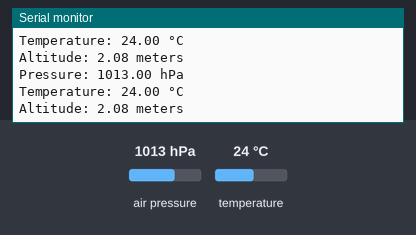
Bench run of a sketch on a simulated Arduino Uno, built with avr-gcc and run on an emulated ATmega328P. On the bench: the last lines printed to the serial monitor. The test bench sets the inputs (shaded band); at power-on: air pressure 1013 hPa, temperature 24 °C.

Above: at 2.8 s.
2.9 s: air pressure set to 952 hPa
At 5.3 s:
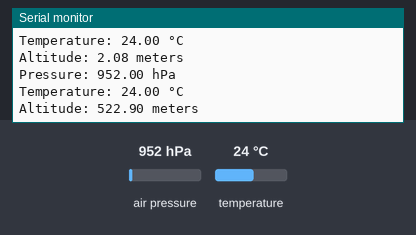
5.6 s: temperature set to 12 °C
At 6.9 s:
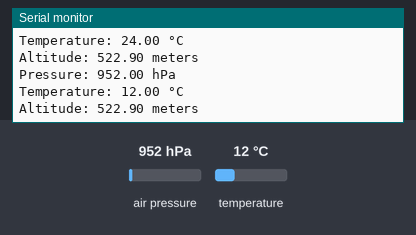
8.3 s: air pressure set to 975 hPa
At 10.8 s:
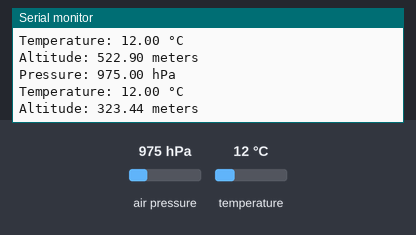
Timing chart, 0 to 12.3 s (numbered marks = the images above; inputs shaded):
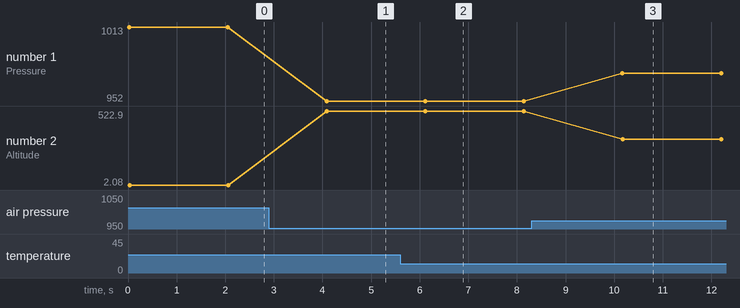

Measured:
- after the input at 2.9 s, the serial monitor: prints a new line after 1.2 s (image 1)
- after the input at 5.6 s, the serial monitor: prints a new line after 0.51 s (image 2)
- after the input at 8.3 s, the serial monitor: prints a new line after 1.9 s (image 3)
- plotted number 1: 1013 → 952 after the input at 2.9 s, 952 → 975 after the input at 8.3 s
- plotted number 2: 2.08 → 522.9 after the input at 2.9 s, 522.9 → 323.44 after the input at 8.3 s

The sketch:

JY-68_BMP180_Functional.ino
```cpp
#include <Wire.h>
#include <Adafruit_Sensor.h>
#include <Adafruit_BMP085_U.h>

// Create an instance of the sensor
Adafruit_BMP085_Unified bmp = Adafruit_BMP085_Unified(10085);

void setup() {
  Serial.begin(115200); // Start serial communication
  Serial.println("Initializing BMP-180 Sensor...");

  // Initialize the BMP-180
  if (!bmp.begin()) {
    Serial.println("Could not find a valid BMP-180 sensor, check wiring!");
    while (1);
  }
  Serial.println("BMP-180 Initialized!");
}

void loop() {
  sensors_event_t event;
  bmp.getEvent(&event);

  if (event.pressure) {
    // Display the pressure
    Serial.print("Pressure: ");
    Serial.print(event.pressure);
    Serial.println(" hPa");

    // Display the temperature
    float temperature;
    bmp.getTemperature(&temperature);
    Serial.print("Temperature: ");
    Serial.print(temperature);
    Serial.println(" °C");

    // Calculate and display altitude
    float seaLevelPressure = 1013.25; // Standard sea level pressure in hPa
    Serial.print("Altitude: ");
    Serial.print(bmp.pressureToAltitude(seaLevelPressure, event.pressure));
    Serial.println(" meters");
  } else {
    Serial.println("Sensor error.");
  }

  delay(2000); // Wait for 2 seconds before the next reading
}
```
